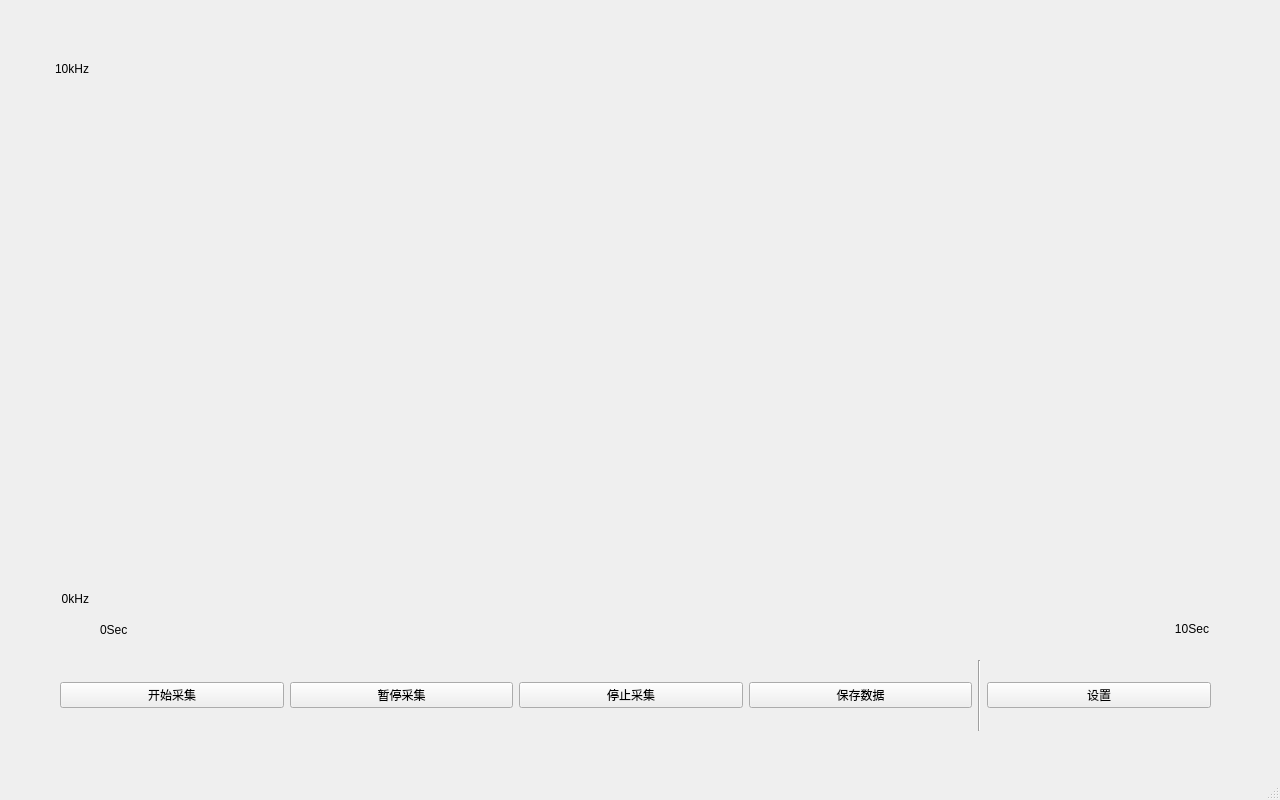
<?xml version="1.0" encoding="UTF-8"?>
<ui version="4.0">
 <class>Sound</class>
 <widget class="QMainWindow" name="Sound">
  <property name="geometry">
   <rect>
    <x>0</x>
    <y>0</y>
    <width>1280</width>
    <height>800</height>
   </rect>
  </property>
  <property name="windowTitle">
   <string>MainWindow</string>
  </property>
  <widget class="QWidget" name="centralwidget">
   <widget class="QWidget" name="horizontalLayoutWidget">
    <property name="geometry">
     <rect>
      <x>60</x>
      <y>660</y>
      <width>1151</width>
      <height>71</height>
     </rect>
    </property>
    <layout class="QHBoxLayout" name="horizontalLayout">
     <item>
      <widget class="QPushButton" name="pushButton_10">
       <property name="text">
        <string>开始采集</string>
       </property>
      </widget>
     </item>
     <item>
      <widget class="QPushButton" name="pushButton_11">
       <property name="text">
        <string>暂停采集</string>
       </property>
      </widget>
     </item>
     <item>
      <widget class="QPushButton" name="pushButton_12">
       <property name="text">
        <string>停止采集</string>
       </property>
      </widget>
     </item>
     <item>
      <widget class="QPushButton" name="pushButton_13">
       <property name="text">
        <string>保存数据</string>
       </property>
      </widget>
     </item>
     <item>
      <widget class="Line" name="line">
       <property name="orientation">
        <enum>Qt::Vertical</enum>
       </property>
      </widget>
     </item>
     <item>
      <widget class="QPushButton" name="pushButton_5">
       <property name="text">
        <string>设置</string>
       </property>
      </widget>
     </item>
    </layout>
   </widget>
   <widget class="QLabel" name="label">
    <property name="geometry">
     <rect>
      <x>100</x>
      <y>620</y>
      <width>69</width>
      <height>19</height>
     </rect>
    </property>
    <property name="text">
     <string>0Sec</string>
    </property>
   </widget>
   <widget class="QLabel" name="label_2">
    <property name="geometry">
     <rect>
      <x>1140</x>
      <y>620</y>
      <width>69</width>
      <height>19</height>
     </rect>
    </property>
    <property name="text">
     <string>&lt;html&gt;&lt;head/&gt;&lt;body&gt;&lt;p align=&quot;right&quot;&gt;10Sec&lt;/p&gt;&lt;/body&gt;&lt;/html&gt;</string>
    </property>
   </widget>
   <widget class="QLabel" name="label_3">
    <property name="geometry">
     <rect>
      <x>20</x>
      <y>590</y>
      <width>69</width>
      <height>19</height>
     </rect>
    </property>
    <property name="text">
     <string>&lt;html&gt;&lt;head/&gt;&lt;body&gt;&lt;p align=&quot;right&quot;&gt;0kHz&lt;/p&gt;&lt;/body&gt;&lt;/html&gt;</string>
    </property>
   </widget>
   <widget class="QLabel" name="label_4">
    <property name="geometry">
     <rect>
      <x>20</x>
      <y>60</y>
      <width>69</width>
      <height>19</height>
     </rect>
    </property>
    <property name="text">
     <string>&lt;html&gt;&lt;head/&gt;&lt;body&gt;&lt;p align=&quot;right&quot;&gt;10kHz&lt;/p&gt;&lt;/body&gt;&lt;/html&gt;</string>
    </property>
   </widget>
   <widget class="QCustomPlot" name="sound" native="true">
    <property name="geometry">
     <rect>
      <x>270</x>
      <y>150</y>
      <width>601</width>
      <height>351</height>
     </rect>
    </property>
   </widget>
  </widget>
  <widget class="QMenuBar" name="menubar">
   <property name="geometry">
    <rect>
     <x>0</x>
     <y>0</y>
     <width>1280</width>
     <height>26</height>
    </rect>
   </property>
  </widget>
  <widget class="QStatusBar" name="statusbar"/>
 </widget>
 <customwidgets>
  <customwidget>
   <class>QCustomPlot</class>
   <extends>QWidget</extends>
   <header location="global">../../qcustomplot.h</header>
   <container>1</container>
  </customwidget>
 </customwidgets>
 <resources/>
 <connections/>
</ui>
